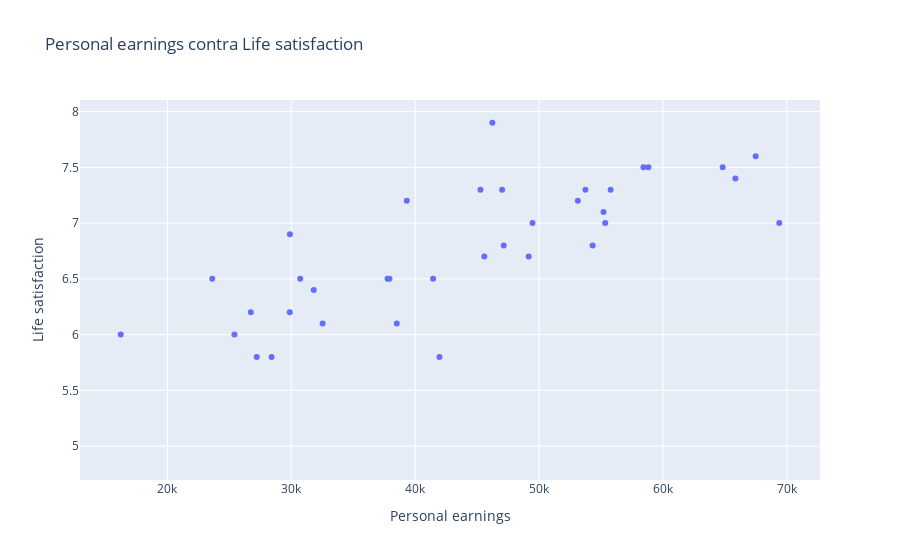
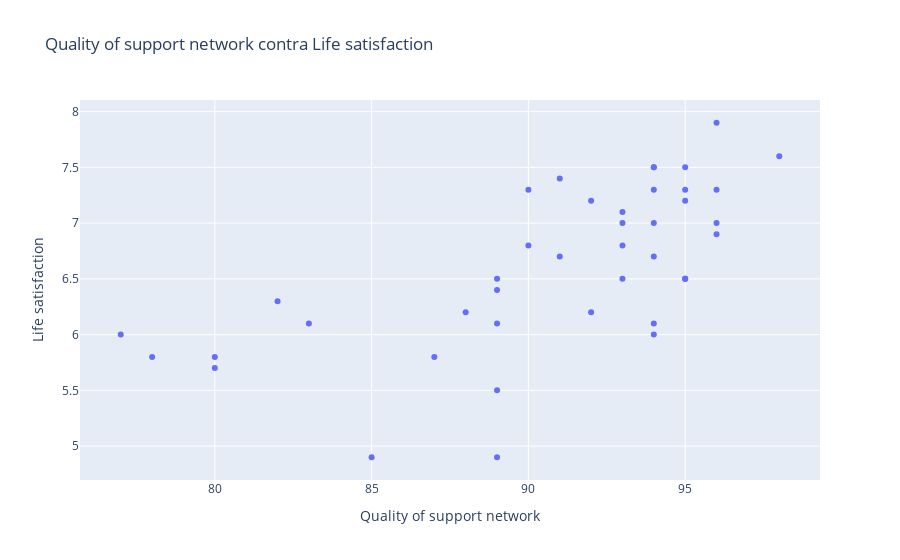
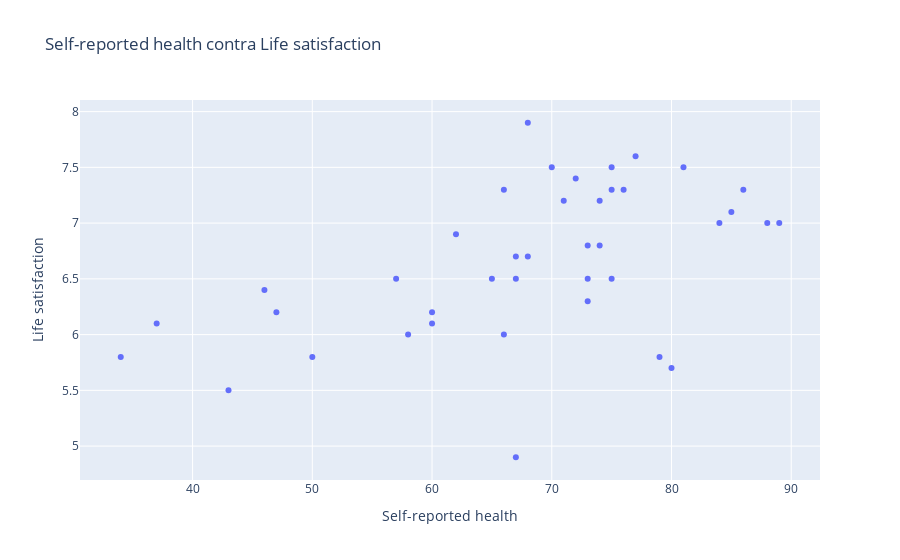

The cell these charts' notebook holds for them, in order:
### Code cell
plt.ploly_sactter(table,"JE_PEARN","SW_LIFS")
plt.ploly_sactter(table,"SC_SNTWS","SW_LIFS")
plt.ploly_sactter(table,"HS_SFRH","SW_LIFS")
plt.ploly_sactter(table,"JE_PEARN","SW_LIFS")

### Figure 1 — Plotly figure (JSON) as saved in the notebook; plotly's stock layout.template omitted (floating-point values rounded to 4 significant figures)
{"data": [{"hovertemplate": "<b>%{hovertext}</b><br><br>JE_PEARN=%{x}<br>SW_LIFS=%{y}<extra></extra>", "hovertext": ["Austria", "Belgium", "Canada", "Czechia", "Denmark", "Finland", "France", "Germany", "Greece", "Hungary", "Iceland", "Ireland", "Italy", "Japan", "Korea", "Luxembourg", "Mexico", "Netherlands", "New Zealand", "Norway", "Poland", "Portugal", "Slovak Republic", "Spain", "Sweden", "Türkiye", "United Kingdom", "United States", "Chile", "Estonia", "Israel", "Latvia", "Slovenia", "OECD - Total", "Australia", "Switzerland", "Brazil", "Russia", "South Africa", "Colombia", "Lithuania", "Costa Rica"], "legendgroup": "", "marker": {"color": "#636efa", "symbol": "circle"}, "mode": "markers", "name": "", "orientation": "v", "showlegend": false, "type": "scatter", "x": [53132, 54327, 55342, 29885, 58430, 46230, 45581, 53745, 27207, 25409, 67488, 49474, 37769, 38515, 41960, 65854, 16230, 58828, 45269, 55780, 32527, 28410, 23619, 37922, 47020, null, 47147, 69392, 26729, 30720, 39322, 29876, 41445, 49165, 55206, 64824, null, null, null, null, 31811, null], "xaxis": "x", "y": [7.2, 6.8, 7, 6.9, 7.5, 7.9, 6.7, 7.3, 5.8, 6, 7.6, 7, 6.5, 6.1, 5.8, 7.4, 6, 7.5, 7.3, 7.3, 6.1, 5.8, 6.5, 6.5, 7.3, 4.9, 6.8, 7, 6.2, 6.5, 7.2, 6.2, 6.5, 6.7, 7.1, 7.5, 6.1, 5.5, 4.9, 5.7, 6.4, 6.3], "yaxis": "y"}], "layout": {"legend": {"tracegroupgap": 0}, "title": {"text": "Personal earnings contra Life satisfaction"}, "xaxis": {"anchor": "y", "domain": [0, 1], "title": {"text": "Personal earnings"}}, "yaxis": {"anchor": "x", "domain": [0, 1], "title": {"text": "Life satisfaction"}}}}

### Figure 2 — Plotly figure (JSON) as saved in the notebook; plotly's stock layout.template omitted (floating-point values rounded to 4 significant figures)
{"data": [{"hovertemplate": "<b>%{hovertext}</b><br><br>SC_SNTWS=%{x}<br>SW_LIFS=%{y}<extra></extra>", "hovertext": ["Austria", "Belgium", "Canada", "Czechia", "Denmark", "Finland", "France", "Germany", "Greece", "Hungary", "Iceland", "Ireland", "Italy", "Japan", "Korea", "Luxembourg", "Mexico", "Netherlands", "New Zealand", "Norway", "Poland", "Portugal", "Slovak Republic", "Spain", "Sweden", "Türkiye", "United Kingdom", "United States", "Chile", "Estonia", "Israel", "Latvia", "Slovenia", "OECD - Total", "Australia", "Switzerland", "Brazil", "Russia", "South Africa", "Colombia", "Lithuania", "Costa Rica"], "legendgroup": "", "marker": {"color": "#636efa", "symbol": "circle"}, "mode": "markers", "name": "", "orientation": "v", "showlegend": false, "type": "scatter", "x": [92, 90, 93, 96, 95, 96, 94, 90, 78, 94, 98, 96, 89, 89, 80, 91, 77, 94, 95, 96, 94, 87, 95, 93, 94, 85, 93, 94, 88, 95, 95, 92, 95, 91, 93, 94, 83, 89, 89, 80, 89, 82], "xaxis": "x", "y": [7.2, 6.8, 7, 6.9, 7.5, 7.9, 6.7, 7.3, 5.8, 6, 7.6, 7, 6.5, 6.1, 5.8, 7.4, 6, 7.5, 7.3, 7.3, 6.1, 5.8, 6.5, 6.5, 7.3, 4.9, 6.8, 7, 6.2, 6.5, 7.2, 6.2, 6.5, 6.7, 7.1, 7.5, 6.1, 5.5, 4.9, 5.7, 6.4, 6.3], "yaxis": "y"}], "layout": {"legend": {"tracegroupgap": 0}, "title": {"text": "Quality of support network contra Life satisfaction"}, "xaxis": {"anchor": "y", "domain": [0, 1], "title": {"text": "Quality of support network"}}, "yaxis": {"anchor": "x", "domain": [0, 1], "title": {"text": "Life satisfaction"}}}}

### Figure 3 — Plotly figure (JSON) as saved in the notebook; plotly's stock layout.template omitted (floating-point values rounded to 4 significant figures)
{"data": [{"hovertemplate": "<b>%{hovertext}</b><br><br>HS_SFRH=%{x}<br>SW_LIFS=%{y}<extra></extra>", "hovertext": ["Austria", "Belgium", "Canada", "Czechia", "Denmark", "Finland", "France", "Germany", "Greece", "Hungary", "Iceland", "Ireland", "Italy", "Japan", "Korea", "Luxembourg", "Mexico", "Netherlands", "New Zealand", "Norway", "Poland", "Portugal", "Slovak Republic", "Spain", "Sweden", "Türkiye", "United Kingdom", "United States", "Chile", "Estonia", "Israel", "Latvia", "Slovenia", "OECD - Total", "Australia", "Switzerland", "Brazil", "Russia", "South Africa", "Colombia", "Lithuania", "Costa Rica"], "legendgroup": "", "marker": {"color": "#636efa", "symbol": "circle"}, "mode": "markers", "name": "", "orientation": "v", "showlegend": false, "type": "scatter", "x": [71, 74, 89, 62, 70, 68, 67, 66, 79, 58, 77, 84, 73, 37, 34, 72, 66, 75, 86, 75, 60, 50, 65, 75, 76, 67, 73, 88, 60, 57, 74, 47, 67, 68, 85, 81, null, 43, null, 80, 46, 73], "xaxis": "x", "y": [7.2, 6.8, 7, 6.9, 7.5, 7.9, 6.7, 7.3, 5.8, 6, 7.6, 7, 6.5, 6.1, 5.8, 7.4, 6, 7.5, 7.3, 7.3, 6.1, 5.8, 6.5, 6.5, 7.3, 4.9, 6.8, 7, 6.2, 6.5, 7.2, 6.2, 6.5, 6.7, 7.1, 7.5, 6.1, 5.5, 4.9, 5.7, 6.4, 6.3], "yaxis": "y"}], "layout": {"legend": {"tracegroupgap": 0}, "title": {"text": "Self-reported health contra Life satisfaction"}, "xaxis": {"anchor": "y", "domain": [0, 1], "title": {"text": "Self-reported health"}}, "yaxis": {"anchor": "x", "domain": [0, 1], "title": {"text": "Life satisfaction"}}}}
